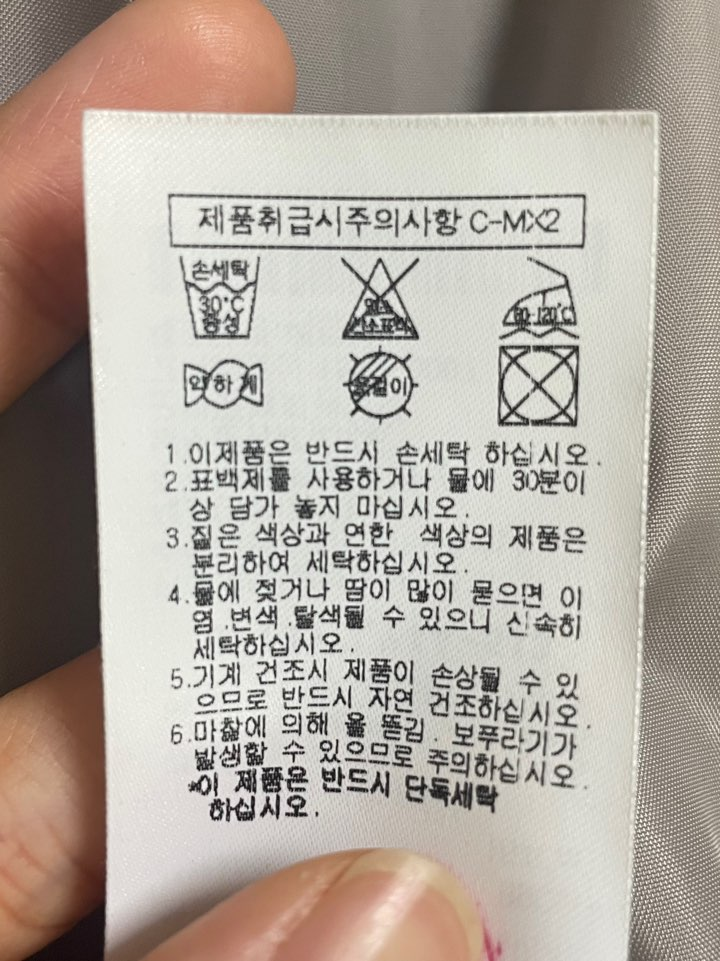
#> input picture Image/label1.jpg, 720 x 961 px, given in place of label1.png, which was not available
$ python findcontour.py
#> lines starting #> are read from the running program, lines starting #| are printed output that depends on the picture; after the words box and inside, x2 and y2 are one past the last pixel; in counts of white or black regions, pixels touching at a corner belong together; pictures that were not available may be replaced by others from this repository, and a replacement may not be noted
import cv2
import easy_ocr
import numpy as np

label = cv2.imread('label/label1.png')
#> label is the input picture: shape (961, 720, 3); mean B, G, R 157, 166.3, 176
label_gray = cv2.cvtColor(label, cv2.COLOR_BGR2GRAY)
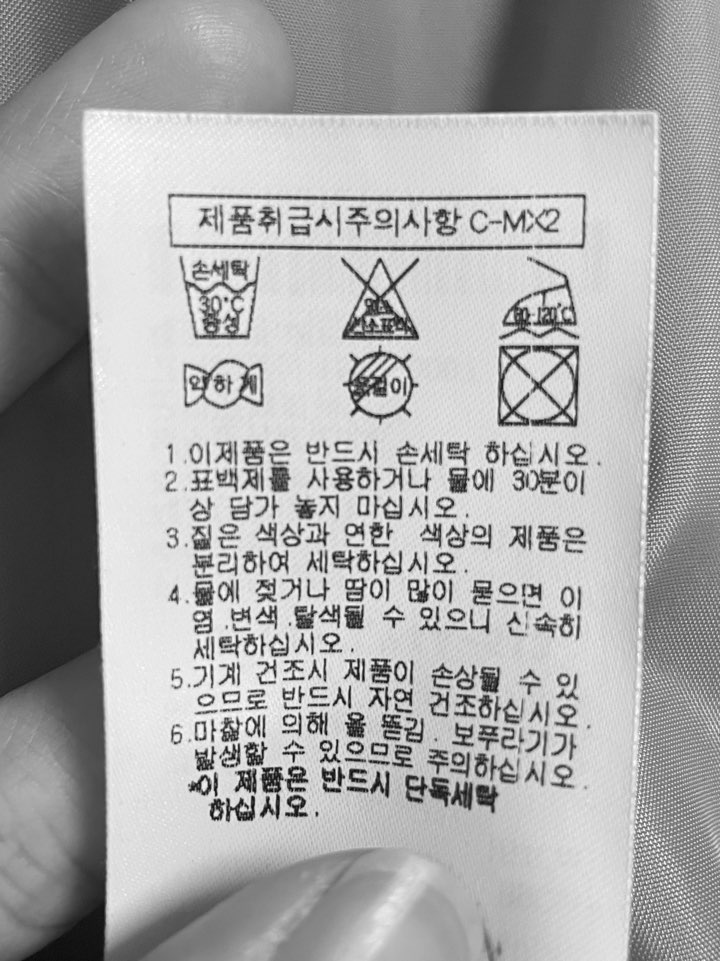
#> label_gray: shape (961, 720); min 3, max 255, mean 168.2

template = cv2.imread('logo/tricoDryW.png')
# template_gray = cv2.cvtColor(template, cv2.COLOR_BGR2GRAY)

cv2.imshow('label', label)
cv2.imshow('template', template)

_, label_threshold = cv2.threshold(label_gray, 0, 255, cv2.THRESH_BINARY_INV | cv2.THRESH_OTSU)
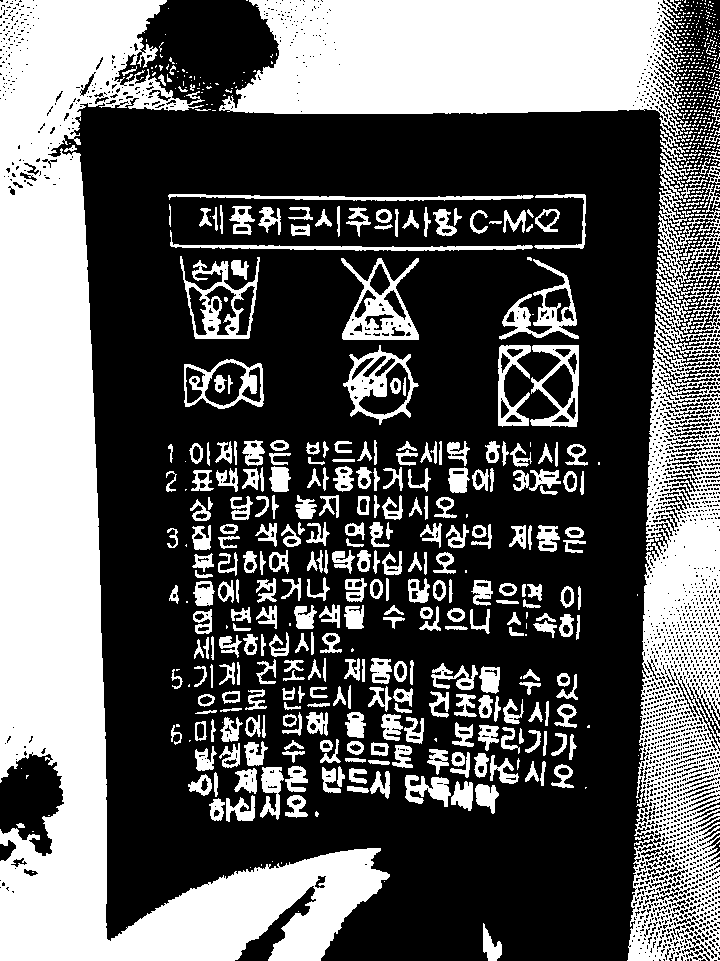
#> label_threshold: shape (961, 720); 37.9% white; 862 white regions (534 under 20 px)

# label contour
contours, _ = cv2.findContours(label_threshold, cv2.RETR_EXTERNAL, cv2.CHAIN_APPROX_SIMPLE)
#> contours = 846 contours, 547 with area under 20; largest, box (x1, y1, x2, y2) and area: (0, 0, 390, 961) 110440, (627, 215, 720, 961) 49286, (219, 0, 686, 168) 46342, (180, 256, 260, 339) 3630, (341, 258, 419, 340) 3600
coutour_image = label.copy()

template_contour, hierarchy = cv2.findContours(template, cv2.RETR_EXTERNAL, cv2.CHAIN_APPROX_SIMPLE)
#> template_contour = []
#> (the run stopped early here; a loop or call above may not have finished)

$ run again, with Image/label11.jpg copied over Image/label1.jpg
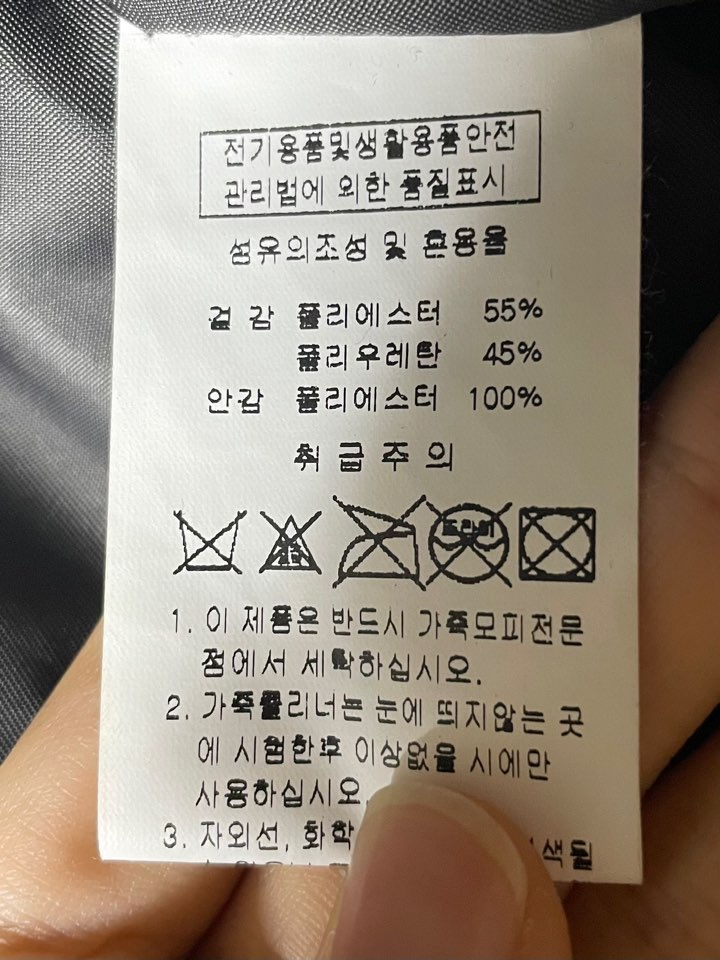
#> input picture Image/label11.jpg, 720 x 960 px, given in place of label1.png, which was not available
#> label is the input picture: shape (960, 720, 3); mean B, G, R 126.5, 139.6, 150.4
#> `label_gray = cv2.cvtColor(label, cv2.COLOR_BGR2GRAY)`:
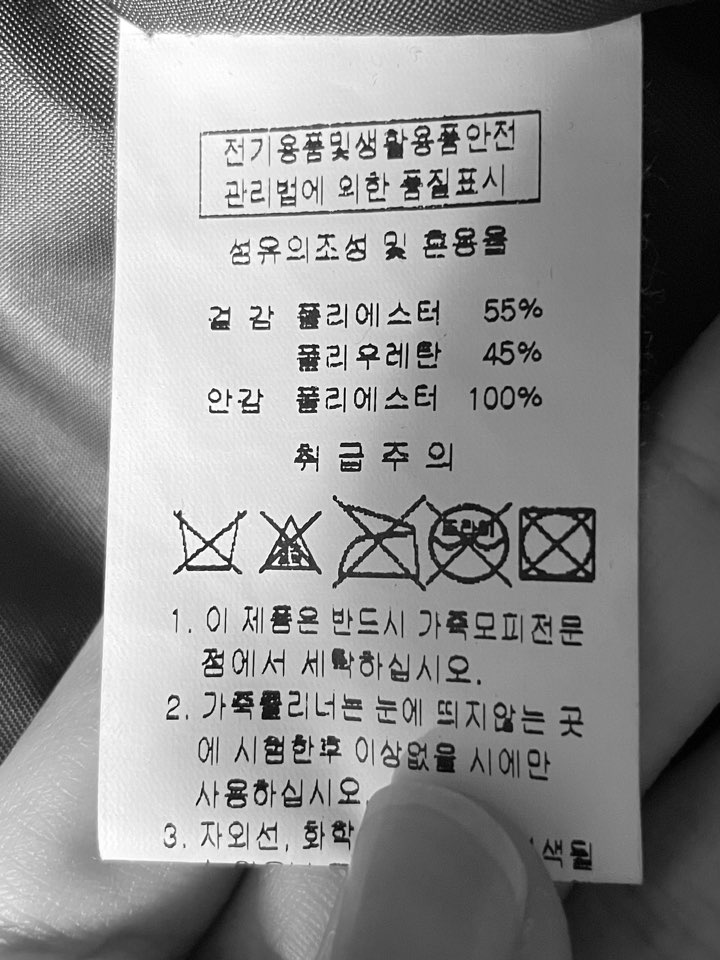
#> label_gray: shape (960, 720); min 0, max 255, mean 141.3
#> `_, label_threshold = cv2.threshold(label_gray, 0, 255, cv2.THRESH_BINA..`:
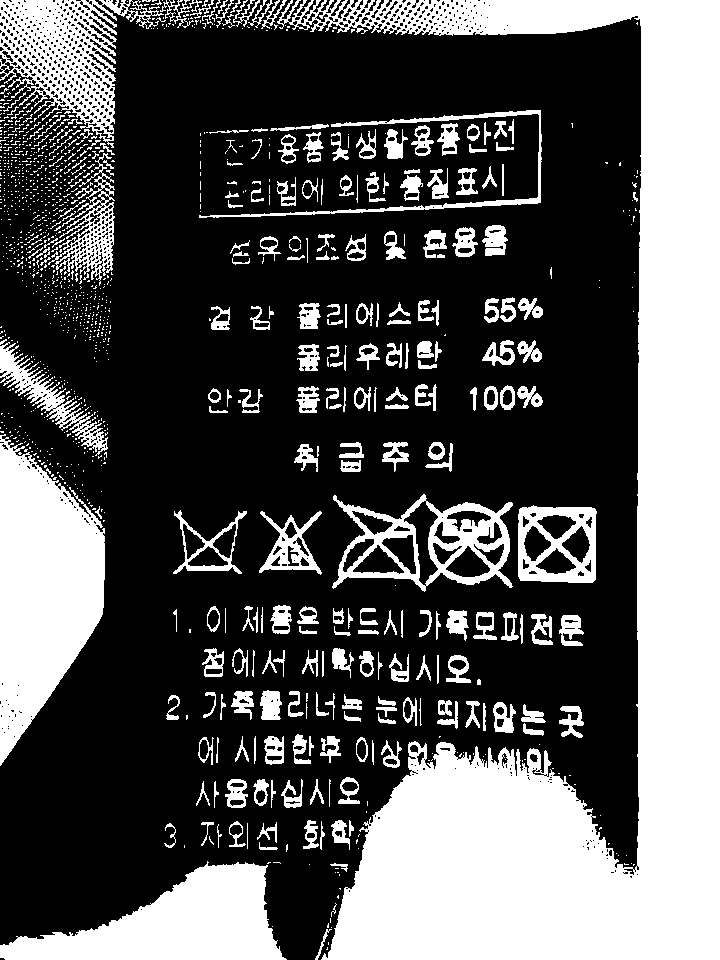
#> label_threshold: shape (960, 720); 34.7% white; 1264 white regions (1013 under 20 px)
#> contours = 1263 contours, 1073 with area under 20; largest, box (x1, y1, x2, y2) and area: (277, 0, 720, 960) 136660, (0, 434, 105, 766) 21821, (0, 861, 287, 960) 14634, (0, 0, 164, 148) 11648, (332, 494, 513, 592) 11294
#> template_contour = []
